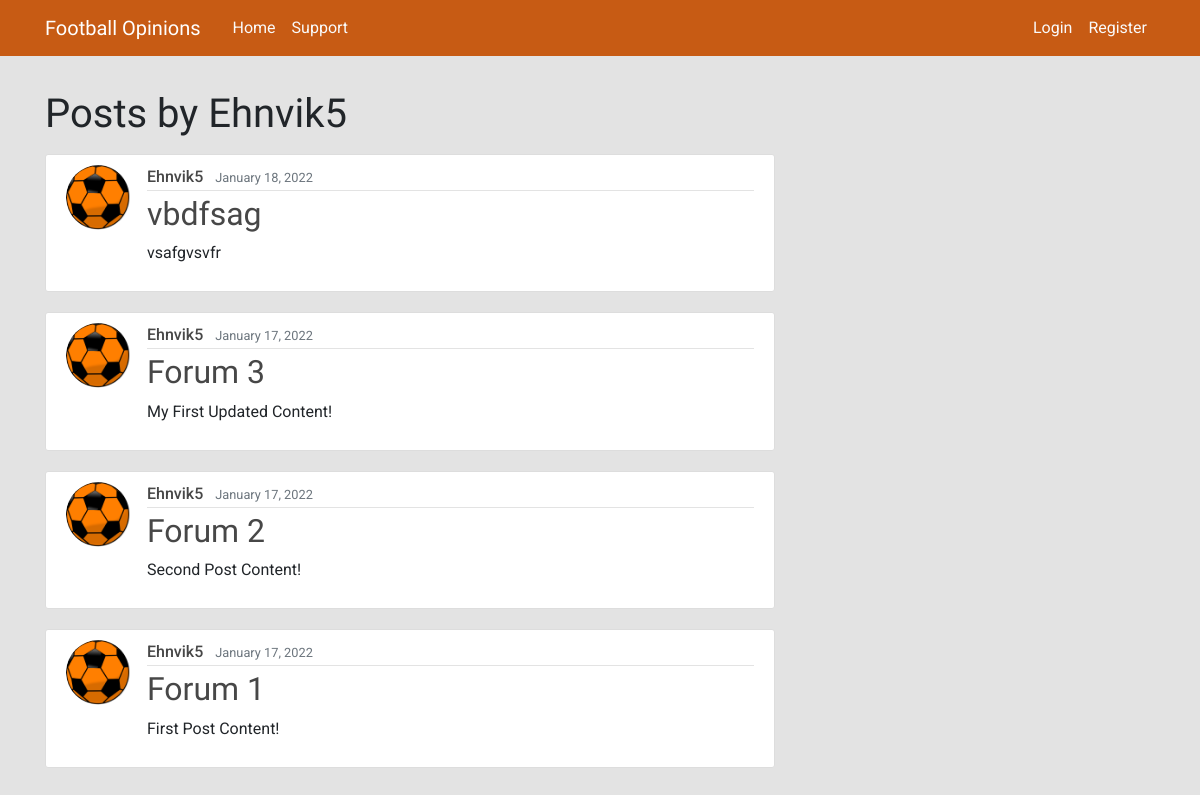
The page /user/Ehnvik5 on the database as committed earlier.
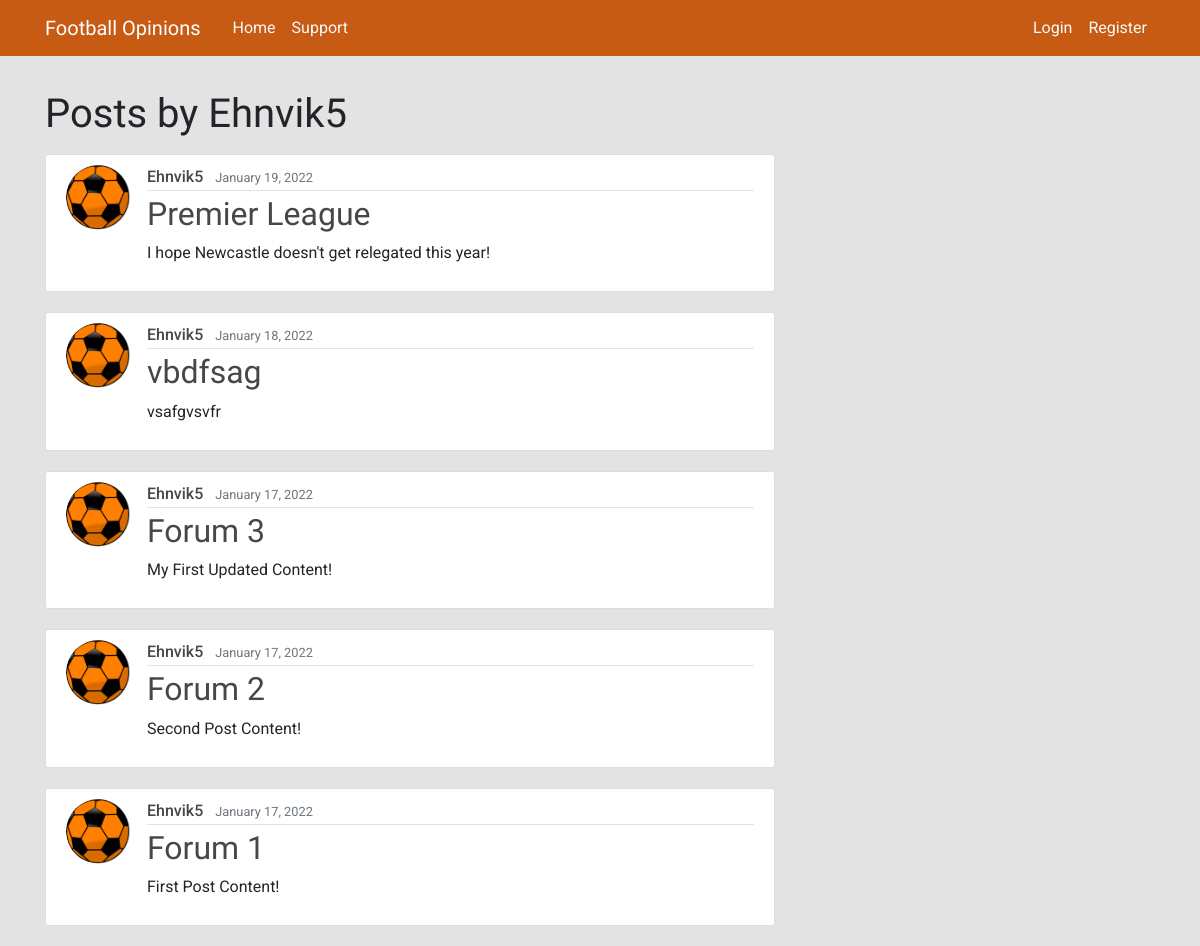
The same page on the database as committed later.
### forum/models.py (models this page shows, shortened)
class Post(models.Model):
    title = models.CharField(max_length=100)
    content = models.TextField()
    date_posted = models.DateTimeField(default=timezone.now)
    author = models.ForeignKey(User, on_delete=models.CASCADE)

### users/models.py (models this page shows, shortened)
class Profile(models.Model):
    user = models.OneToOneField(User, on_delete=models.CASCADE)
    image = models.ImageField(default='default.jpg', upload_to='profile_pics')

### forum/views.py (the view)
# urls.py: path('user/<str:username>', UserPostListView.as_view(), name='user-posts'),
class UserPostListView(ListView):
    model = Post
    template_name = 'forum/user_posts.html'
    context_object_name = 'posts'
    def get_queryset(self):
        user = get_object_or_404(User, username=self.kwargs.get('username'))
        return Post.objects.filter(author=user).order_by('-date_posted')

### forum/templates/forum/user_posts.html
{% extends "forum/base.html" %}
{% block content %}
    <h1 class="mb-3 posts-by">Posts by {{ view.kwargs.username }}</h1>
    {% for post in posts %}
        <article class="media content-section">
          <img class="rounded-circle article-img" src="{{ post.author.profile.image.url }}">
          <div class="media-body">
            <div class="article-metadata">
              <a class="mr-2 post-detail-button" href="{% url 'user-posts' post.author.username %}">{{ post.author }}</a>
              <small class="text-muted">{{ post.date_posted|date:"F d, Y" }}</small>
            </div>
            <h2><a class="article-title" href="{% url 'post-detail' post.id %}">{{ post.title }}</a></h2>
            <p class="article-content">{{ post.content }}</p>
          </div>
        </article>
    {% endfor %}
{% endblock content %}

Rows that differ between the two databases and show on the page:
added Post: author.profile.image (picture), author "Ehnvik5", date_posted "January 19, 2022", title "Premier League", content "I hope Newcastle doesn't get relegated this year!"
